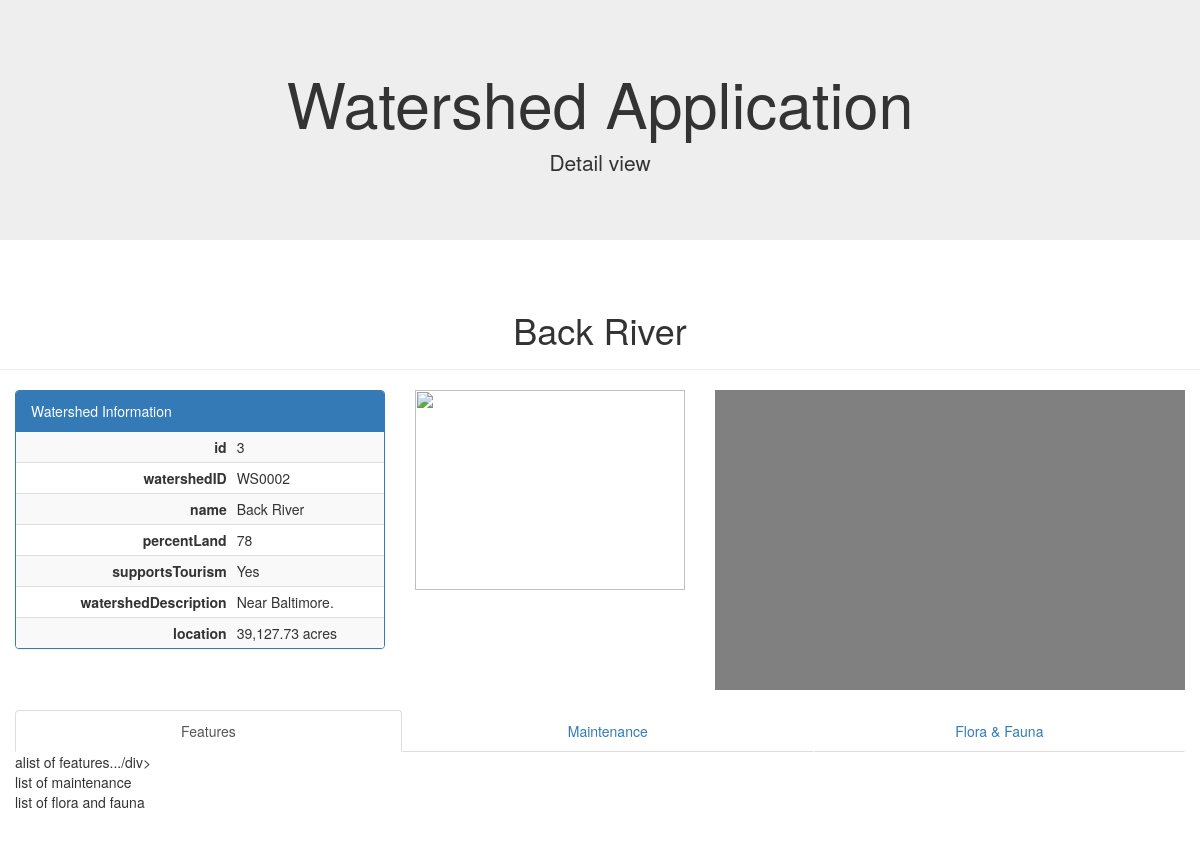
The app's page /watershed/3/ with its own data.
### watershed/models.py (models this page shows, shortened)
class Watershed(models.Model):
    watershedID = models.CharField(max_length=20)
    name = models.CharField(max_length=20)
    percentLand = models.CharField(max_length=20)
    supportsTourism = models.CharField(max_length=20)
    watershedDescription = models.CharField(max_length=255)
    location = models.CharField(max_length=255)
    def attrs(self):
        return [(field.name, field.value_to_string(self)) for field in Watershed._meta.fields]

### watershed/views.py (the view)
# urls.py: url(r'^(?P<watershed_id>[0-9]+)/$', views.detail, name="detail"),
def detail(request, watershed_id):
        watershed = get_object_or_404(Watershed, pk=watershed_id)
        context = {
            'watershed': watershed
        }
        return render(request, 'watershed/detail.html', context)

### watershed/templates/watershed/detail.html (shortened to what this page needs)
<!DOCTYPE html>
<html lang="en">
<head>
    <link rel="stylesheet" type="text/css" href="https://maxcdn.bootstrapcdn.com/bootstrap/3.3.7/css/bootstrap.min.css">
</head>
<body>
    <div class="jumbotron text-center">
        <h1>Watershed Application</h1>
        <p>Detail view</p>
    </div>
    <div class="row">
    <div class="container-fluid">
        <div class="page-header text-center">
          <h1>{{ watershed.name }}<small></small></h1>
        </div>
        <div class="col-xs-12 col-sm-12 col-md-6 col-lg-4">
            <div class="panel panel-primary">
                <div class="panel-heading">Watershed Information</div>
                <table class="table table-striped table-condensed">
                        {% for name, value in watershed.attrs %}
                         <tr>
                            <td class="text-right"><strong>{{name}}</strong></td>
                            <td>{{value}}</td>
                        </tr>
                        {% endfor %}
                </table>
            </div>
        </div>
        <div class="col-xs-12 col-sm-12 col-md-6 col-lg-3">
            <img src="{{ watershed.watershed_logo }}" height="200px" width="100%">
        </div>
        <div class="col-xs-12 col-sm-12 col-md-12 col-lg-5">
            <div id="map" style="width:100%;height:300px;background-color:grey"></div>
        </div>
    </div>
    </div>
    <br>
    <div class="row">
        <div class="container-fluid">
            <div class="col-xs-12 col-sm-12 col-md-12 col-lg-12">
              <div role="tabpanel">
                  <ul class="nav nav-tabs nav-justified" role="tablist">
                      <li role="presentation" class="active">
                          <a href="#features" aria-controls="Features" role="tab" data-toggle="tab">Features</a>
                      </li>
                      <li role="presentation">
                          <a href="#maintenance" aria-controls="maintenance" role="tab" data-toggle="tab">Maintenance</a>
                      </li>
                        <li role="presentation">
                          <a href="#floraAndfauna" aria-controls="floraAndfauna" role="tab" data-toggle="tab">Flora & Fauna</a>
                      </li>
                  </ul>
                  <div class="tab-content">
                      <div role="tabpanel" class="tab-pane active" id="features">alist of features.../div>
                      <div role="tabpanel" class="tab-pane" id="maintenance">list of maintenance</div>
                      <div role="tabpanel" class="tab-pane" id="floraAndfauna">list of flora and fauna</div>
                  </div>
              </div>
            </div>
        </div>
    </div>
    <br>
    <br>
</body>
</html>

### records on screen
Watershed: name "Back River", attrs "WS0002" "Back River" "78" "Yes" "Near Baltimore." "39,127.73 acres"

### other values on screen
{{ name }} "id" "watershedID" "name" "percentLand" "supportsTourism" "watershedDescription" "location"
{{ value }} "3"
